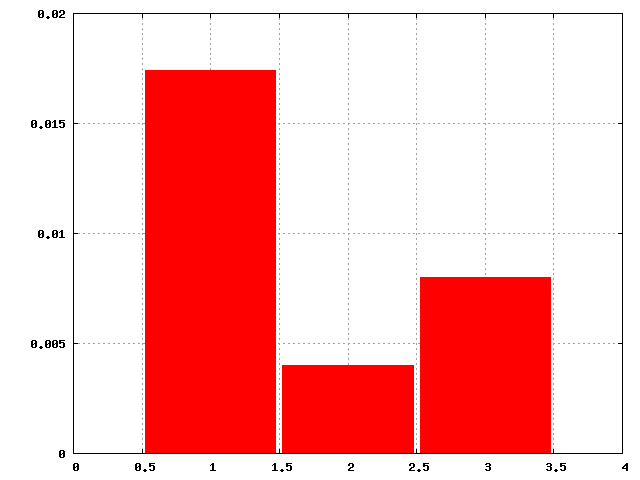

Reproduce this figure in gnuplot.
set terminal png
set grid
set style data histogram
set style fill solid border
set xrange [0:4]
set yrange [0:0.02]
set boxwidth 0.95 relative
plot 'fork.txt' \
	with boxes \
	lt rgb "red" \
	notitle
